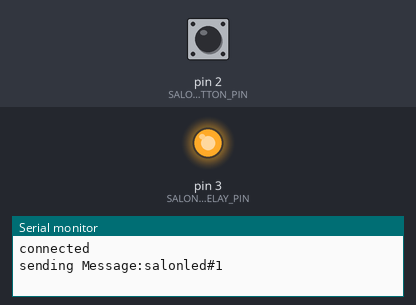
Simulated run of this sketch. Board: Arduino Uno, built with avr-gcc and run on an emulated ATmega328P. On the bench: output pins drawn as LEDs (lit = HIGH), the last lines printed to the serial monitor. Dashed ring = blinking. The inputs (shaded band) are chosen by the test bench; at power-on: pin 2 (SALON_LED_BUTTON_PIN) LOW. WiFi joins after 1.5 s; servers stay silent unless stated.

Above: at 1.4 s.
1.5 s: pin 2 (SALON_LED_BUTTON_PIN) pulled HIGH for 3.2 s
At 5.4 s:
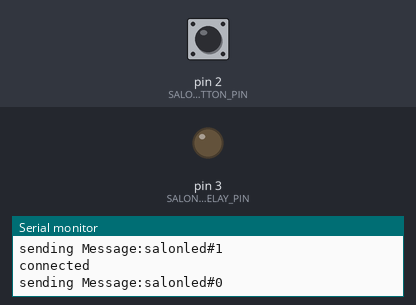
6.2 s: pin 2 (SALON_LED_BUTTON_PIN) pulled HIGH for 0.15 s
At 7.4 s:
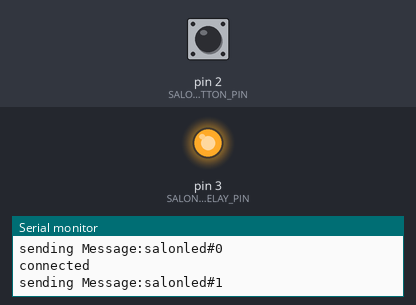
7.8 s: pin 2 (SALON_LED_BUTTON_PIN) driven HIGH
At 10.7 s:
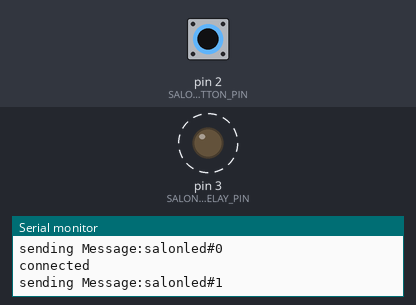
10.8 s: pin 2 (SALON_LED_BUTTON_PIN) driven LOW
At 11.9 s:
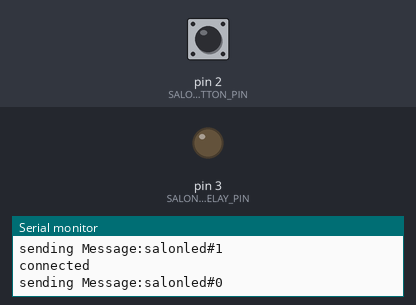
Timing chart, 0 to 13.3 s (numbered marks = the images above; inputs shaded):
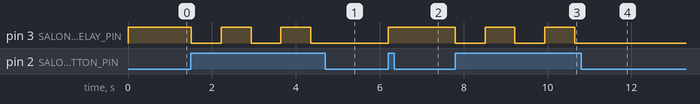

The sketch:

_01_homeController.ino
```cpp
void setup() {
  Serial.begin(9600);
  initializeNetwork();
  initializeSalonLed();


}

void loop() {
  checkSalonLed();
  checkNetwork();
}
String SALON_LED_REMOTE_COMMAND("salonled#");
const int SALON_LED_BUTTON_PIN = 2;
const int SALON_LED_RELAY_PIN = 3;

const int SALON_LED_AFTER_CHANGE_DELAY = 500;

int salonLedButtonState;
int salonLedState = LOW;

void initializeSalonLed() {
    pinMode(SALON_LED_BUTTON_PIN, INPUT);
    pinMode(SALON_LED_RELAY_PIN, OUTPUT);
    setSalonLedState(HIGH);

}

void checkSalonLed() {
  salonLedButtonState = digitalRead(SALON_LED_BUTTON_PIN);
  if (salonLedButtonState == HIGH) {
    toogleSalonLed();
    delay(SALON_LED_AFTER_CHANGE_DELAY);
  }
}

void setSalonLedState(int state) {
     digitalWrite(SALON_LED_RELAY_PIN, state);
      salonLedState = state;
          sendTcpState(SALON_LED_REMOTE_COMMAND + state);
}

void toogleSalonLed() {
  if (salonLedState == LOW) {
      setSalonLedState(HIGH);
    } else {
      setSalonLedState(LOW);
    }
}
#include <SPI.h>         // needed for Arduino versions later than 0018
#include <Ethernet.h>
#include <EthernetUdp.h>         // UDP library from: bjoern@cs.stanford.edu 12/30/2008

byte mac[] = {
  0xDE, 0xAD, 0xBE, 0xEF, 0xFE, 0xED
};

IPAddress ip(192, 168, 1, 5);
IPAddress responseIp(192, 168, 0, 12);  //IP number to send response (Ip of OpenHab Server)
unsigned int responsePort = 25001;      //  port to send response -set in OpenHab configuration
unsigned int localPort = 8888;      // local port to listen on
EthernetServer server(localPort);
EthernetClient client;
char packetBuffer[UDP_TX_PACKET_MAX_SIZE]; //buffer to hold incoming packet,
char  ReplyBuffer[] = "acknowledged";       // a string to send back

void initializeNetwork() {
  Ethernet.begin(mac, ip);
}

void checkNetwork() {
  EthernetClient client = server.available();
  if (client) {
    String clientMsg ="";
    while (client.connected()) {
      if (client.available()) {
        char c = client.read();
        clientMsg+=c;//store the recieved chracters in a string
        if (c == '#') {
          Serial.println("Message from Client:"+clientMsg);//print it to the serial
          executeRemoteCommand(clientMsg);
          client.stop();
        }
      }
    }

  }
  delay(10);
}

void executeRemoteCommand(String command) {
  if (command == SALON_LED_REMOTE_COMMAND) {
    toogleSalonLed();

  }

}

void sendTcpState(String command) {

if (client.connect(responseIp, responsePort)) {
    Serial.println("connected");//report it to the Serial
    Serial.println("sending Message:"+command);//log to serial
    client.print(command);//send the message
    client.stop();
  }
  else {
    // if you didn't get a connection to the server:
    Serial.println("connection failed");
  }
}
```

Measured:
- after the input at 1.5 s, pin 3 (SALON_LED_RELAY_PIN): alternates HIGH for 0.71 s and LOW for 0.71 s, 5 changes in all, then stays LOW, starting at once
- after the input at 6.2 s, pin 3 (SALON_LED_RELAY_PIN): LOW → HIGH at once
- after the input at 7.8 s, pin 3 (SALON_LED_RELAY_PIN): alternates HIGH for 0.71 s and LOW for 0.71 s, starting at once
- after the input at 10.8 s, pin 3 (SALON_LED_RELAY_PIN): stays LOW (without the input it goes to HIGH after 0.56 s)
